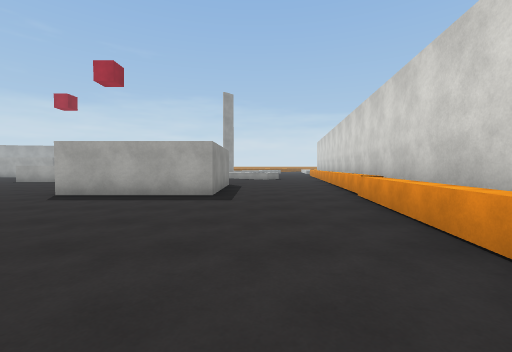
[1] (above)

23 first-person views from a walk through a Unity game level. The camera is 1.3 m above the floor, tilts 2° down and sees 90° across. The floor is counted in squares, 2 m on a side. Each view is taken from the middle of a square. On the plan, view 1 faces up. The plan holds only what a view shows up to about 9 squares ahead; the rest is blank. The place goes on beyond the plan. The player is left out. Surface patterns are stand-ins for the level's own textures.

[2]
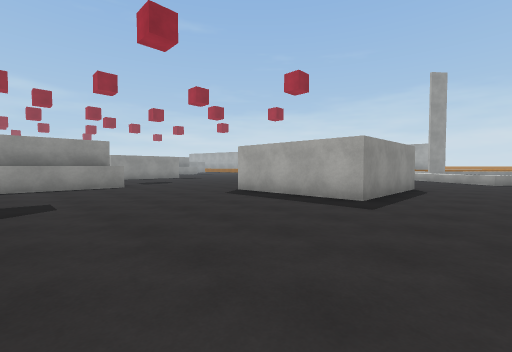

[3]
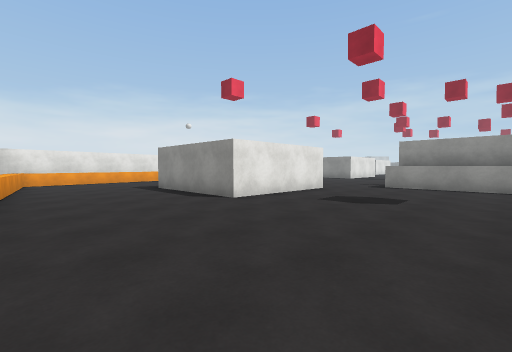

[4]
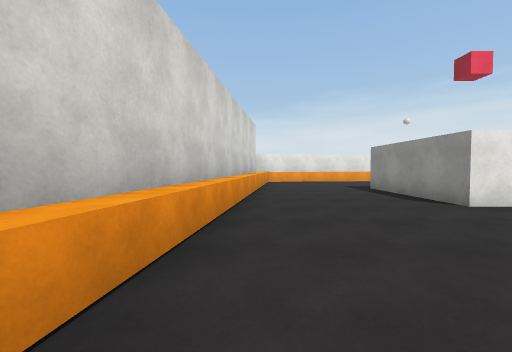

[5]
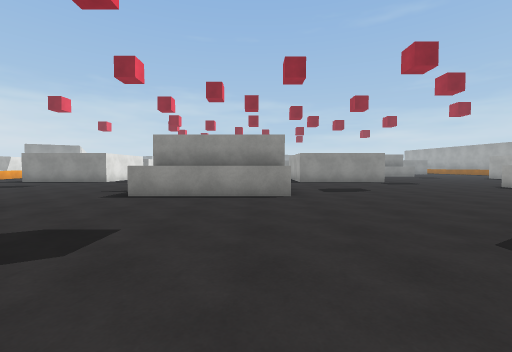

[6]
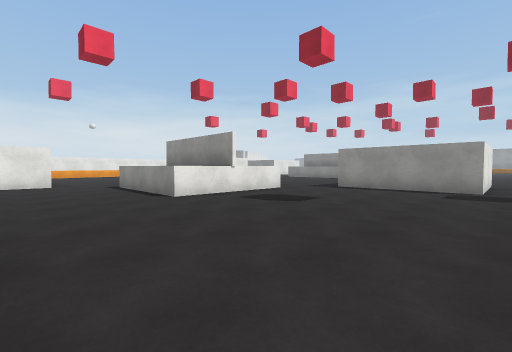

[7]
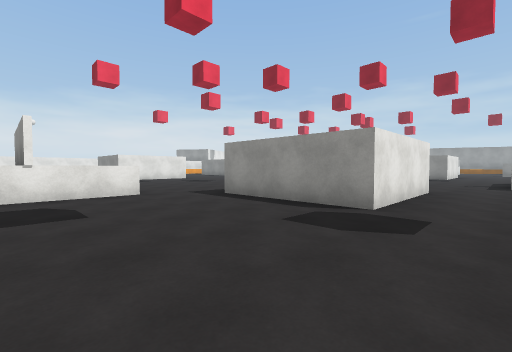

[8]
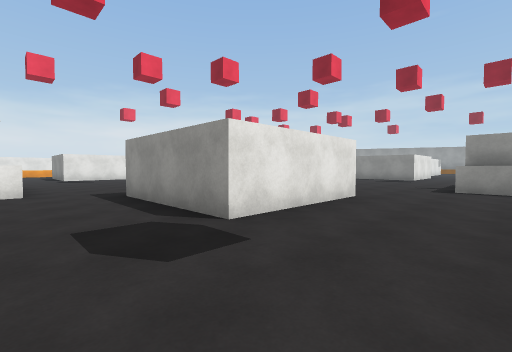

[9]
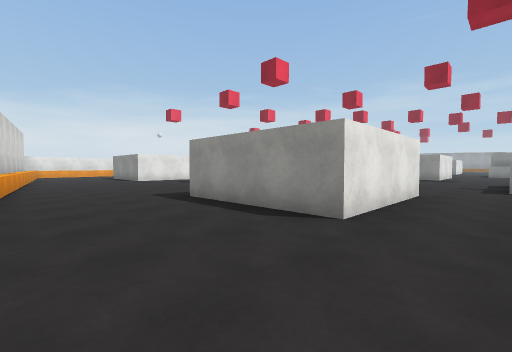

[10]
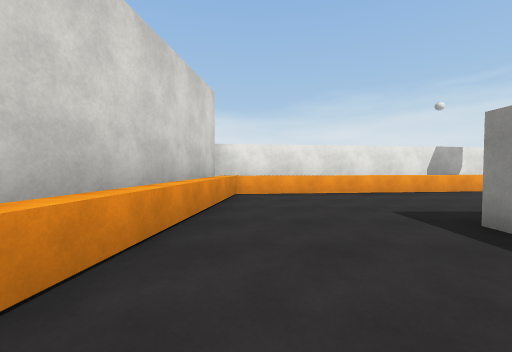

[11]
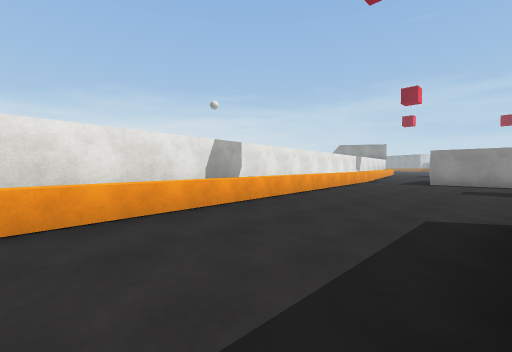

[12]
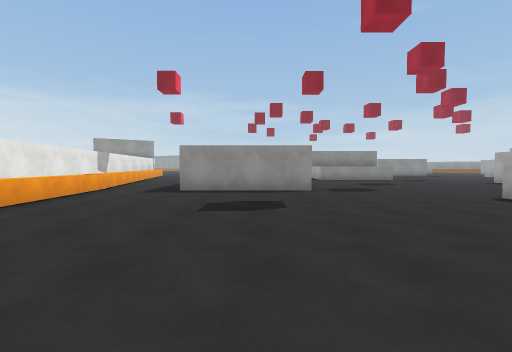

[13]
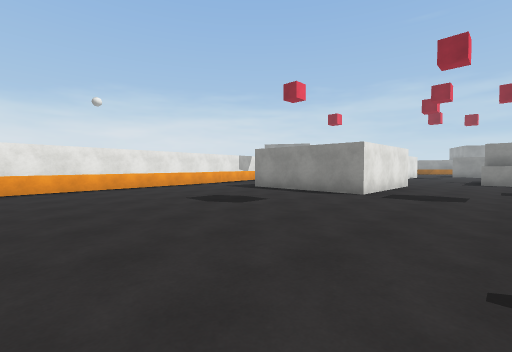

[14]
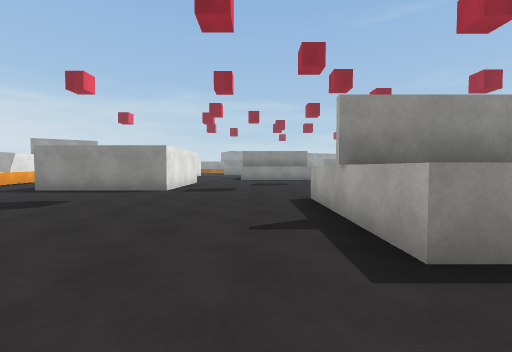

[15]
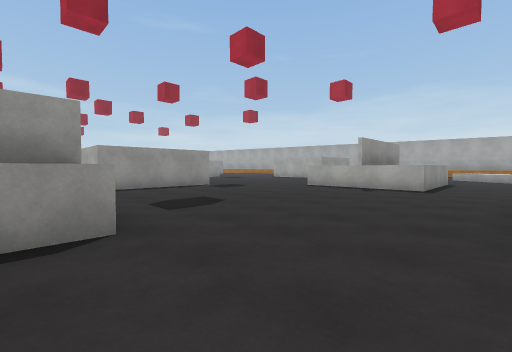

[16]
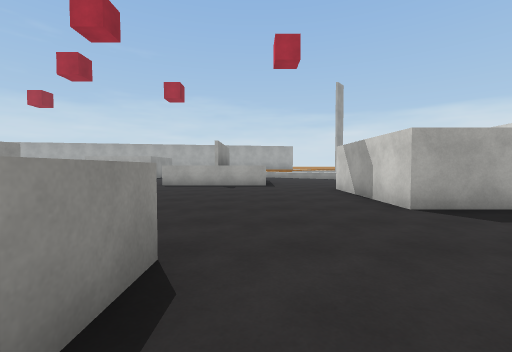

[17]
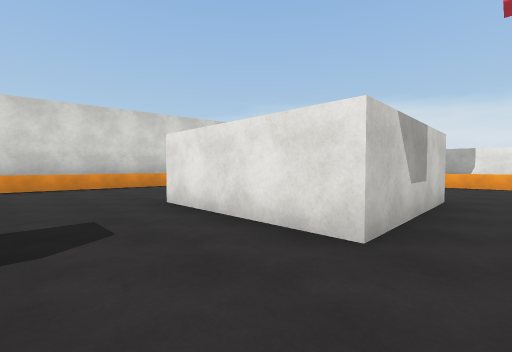

[18]
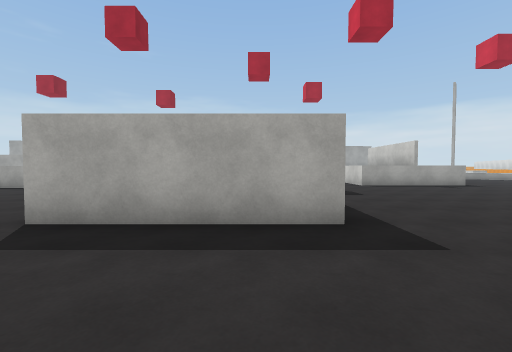

[19]
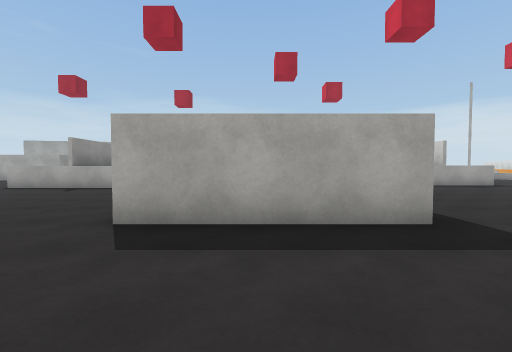

[20]
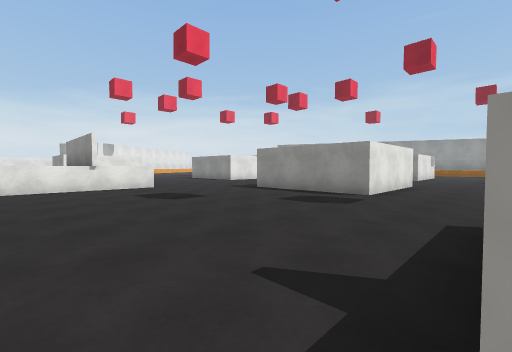

[21]
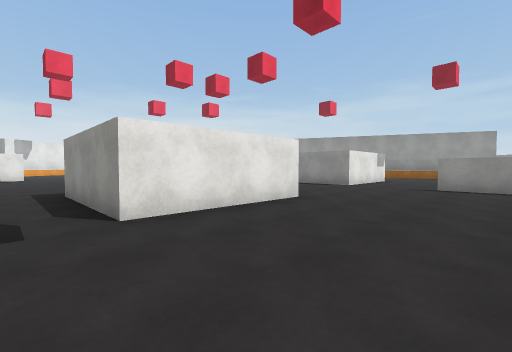

[22]
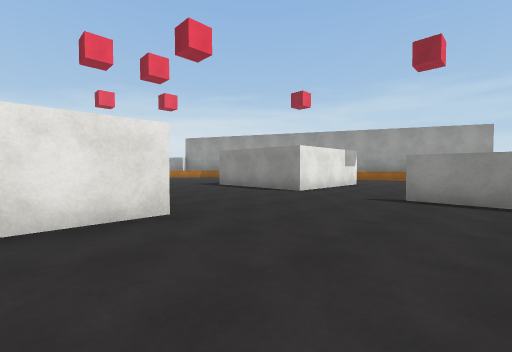

[23]
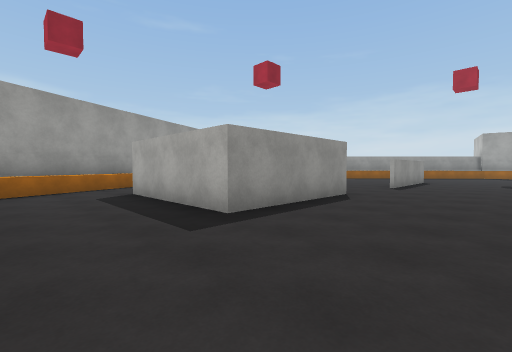

### Floor plan
Key: @ floor where view 1 was taken; # wall or solid block; . floor; ^ raised ledge.
Columns run from 39 left of view 1 to 3 right of it. Each row starts with its distance up from view 1.
 11       #.........  ^^.........^^^^.........
 10       #..........^^^......................
  9    ................................####...#
  8    ....................####........#  #...#
  7    ####....####.......    #........#  #...#
  6       #....   #........   #........####...#
  5       #...    #........####...............#
  4 #. ####...    #...... ...................^#
  3 #^........    .......  .....^^^^.........^#
  2 ##........    ...^^^^   ....^ ^^.........^
  1  #........    ..  ^     ....^^^^.........#
  0               ..  ^     ......^........@.#
 -1                   ^ ^....................#
 -2                      ............####....#
 -3                       ...........#  #...^#
 -4                        ####......#  #...^#
 -5                           #.............^#
 -6                           #.............^
 -7                           #.............#
 -8                         ...............^#
 -9                         ....^^^^^^^^#####
-10                         ^^^^ #######
-11                         ####

Where each view was taken, in squares from view 1:
view 1: 0 up, 0 right, facing up
view 2: 1 up, 1 right, facing up-left
view 3: 3 up, 1 right, facing down-left
view 4: 3 up, 1 right, facing down
view 5: 3 up, 2 left, facing left
view 6: 9 up, 5 left, facing down-left
view 7: 10 up, 9 left, facing down-left
view 8: 11 up, 11 left, facing down-left
view 9: 11 up, 2 right, facing down-left
view 10: 2 down, 0 right, facing down
view 11: 5 down, 2 left, facing down-left
view 12: 5 down, 6 left, facing left
view 13: 1 down, 7 left, facing down-left
view 14: 1 down, 6 left, facing left
view 15: 3 up, 5 left, facing up-left
view 16: 2 up, 7 left, facing up
view 17: 1 up, 7 left, facing down-right
view 18: 2 up, 14 left, facing up
view 19: 2 up, 15 left, facing up
view 20: 10 up, 19 left, facing down-left
view 21: 11 up, 24 left, facing down-left
view 22: 11 up, 27 left, facing down-left
view 23: 1 up, 30 left, facing up-left
